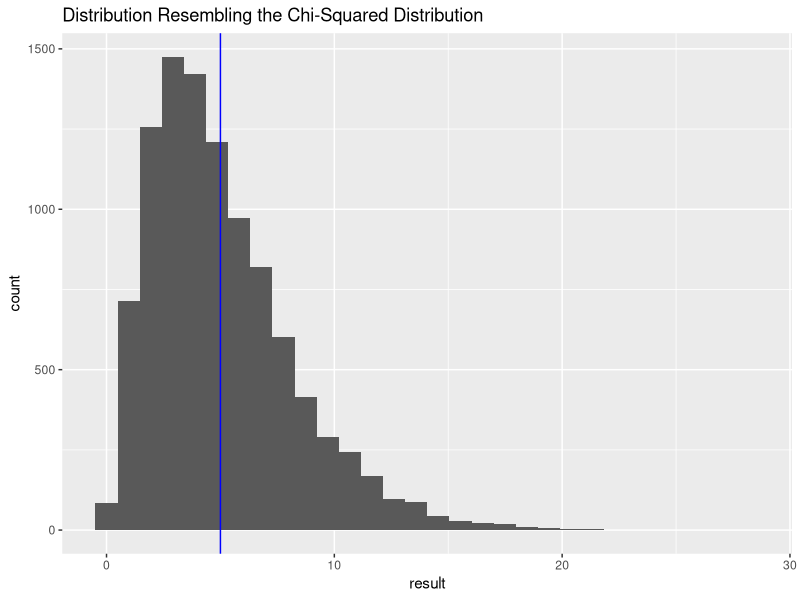

Write R code to recreate this figure.
## ---- chunk 1
knitr::opts_chunk$set(echo = F, message = F, include = F, warning=F)
library(tidyverse)
## ---- chunk 2
#Please don't change or delete this chunk
set.seed(42)
## ---- chunk 3
five_sample <- function(nsims){
    results_vec <- vector()
    for (i in 1:nsims){
    y = rnorm(n=1)^2 + rnorm(n=1)^2 + rnorm(n=1)^2 + rnorm(n=1)^2 + rnorm(n=1)^2
    results_vec[i] <- y
    }
    return(results_vec)
}

## ---- chunk 4
result<-five_sample(nsims=10000)
as.data.frame(result)
#Plot with Base $
# hist(result,la)
# ?hist
# abline(v=5,col="blue",lwd=2)

# mean(result)

##GGplot version
ggplot(data = as.data.frame(result),aes(x=result))+
  geom_histogram() +
  geom_vline(xintercept=5, color="blue", size=0.5)+
  labs(title = "Distribution Resembling the Chi-Squared Distribution")

#Mean should be 5 = no of degrees of freedom?
#Add some nice labels and a legend
## ---- chunk 5
#Please don't change or delete this chunk
set.seed(121)
## ---- chunk 6
exp_sim <- function(rate,n_exp){
    exponential_rvs <- vector()
    for (i in 1:n_exp) {
        x <- -(1/rate)*log(1-runif(1,0,1))
        exponential_rvs[i] <- x
    }
    return(exponential_rvs)
}

## ---- chunk 7
samp <- exp_sim(rate=0.5,n_exp=50000)
var_exp <- mean(samp^2) - mean(samp)^2
var_exp

#Check the real thing
# var(samp)
## ---- chunk 8
exp_data <- exp_sim(rate=0.5,n_exp=100)
## ---- chunk 9
#Log likelihood of an exponential distribution
# exploglik<- function(rate,x){
#     -sum(dexp(x=x,rate = rate,log = TRUE))
# }

# Need to find the first and second derivatives of the log likelihood of an exponential distribution to be able to appyl Newtons method.

# log likehood of exponential = N * log(lambda) - lambda*sum(x)
#First deriv simplifies to 1/lmabda - x_bar
# Second deriv is therefore 1


# Code the newton-raphson method


# http://dept.stat.lsa.umich.edu/~kshedden/Courses/Stat406/Notes/likelihood.pdf

#FROM THE PRAC
nr <- function(x,n,lambda,mu){
  # first_deriv = -(n*lambda) + ((n*mean(x))/lambda^2)
  # second_deriv = (n*lambda^-2) - ((2*n*mean(x))/lambda^3)
  delta <- lambda*(lambda*mean(x)-1)
  res <- vector()
  i= 1
  # while(abs(delta)>mu){
  for(i in 1:10){
    delta <- lambda*(lambda*mean(x)-1)
    lambda <- lambda - delta
    res[i] <- lambda
    print(lambda)
    i <- i+1
  }
  return(res)
}

results <- nr(x = exp_data,n=length(exp_data),lambda= 3,mu=1)
results  
print(tail(results,1))


#Deterministic(?dunno if I used that right) solution to compare answer.
# 1/mean(exp_data)

## ---- chunk 10
exploglik<- function(rate,x){
    -sum(dexp(x=x,rate = rate,log = TRUE))
}

res <- optim(par = 5, fn = exploglik, x=exp_data)

#MLE Estimate
print(res$par)

#Convergance Value
print(res$value)
## ---- chunk 11
#Please don't change or delete this chunk
set.seed(123)
## ---- chunk 12


## ---- chunk 13


## ---- chunk 14


## ---- chunk 15
#Please don't change or delete this chunk
set.seed(100)
## ---- chunk 16

flip <- function(){
        x <- runif(1,0,1)
        if(x>0.5){
            flip_result <- 1 # Tails 
        }else{
            flip_result <- 0 # Heads
        }
    return(flip_result)
}
flip()
## ---- chunk 17
# this gets two tails, but not consecutive tails
toss_to_TT <- function(){
    j<-vector()
    #dummy guesses to get the loop to works
    j[1]<-0 # first flip dummy
    j[2]<-0 # second flip dummy
    track<-3 #start
    while ((j[track-1] +j[track-2])<2) {
        j[track] <-flip()
        track <- track +1
    }
    return(track-2)# subtract for first two dummy guesses
    # return(j) # Checking actual toss results
}

## ---- chunk 18
# create a list to store sequences
rand_TT <- vector()

# Run the sim
for (k in 1:10000) {
    rand_TT[k]<- toss_to_TT()
}

mean_flips <- round(mean(rand_TT),0)
mean_flips
